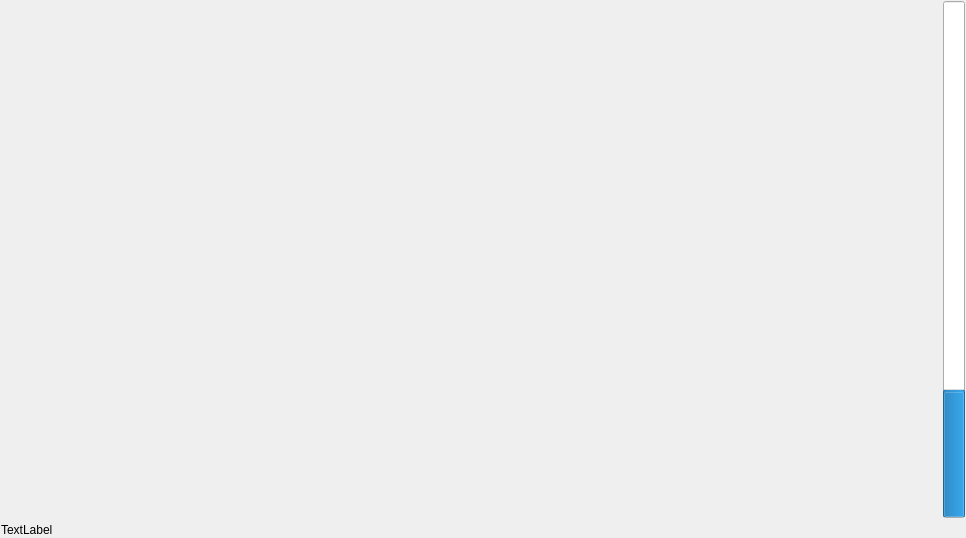
<?xml version="1.0" encoding="UTF-8"?>
<ui version="4.0">
 <class>MainWindow</class>
 <widget class="QMainWindow" name="MainWindow">
  <property name="geometry">
   <rect>
    <x>0</x>
    <y>0</y>
    <width>966</width>
    <height>538</height>
   </rect>
  </property>
  <property name="windowTitle">
   <string>MainWindow</string>
  </property>
  <widget class="QWidget" name="centralWidget">
   <property name="styleSheet">
    <string notr="true"/>
   </property>
   <layout class="QVBoxLayout" name="verticalLayout_2">
    <property name="spacing">
     <number>1</number>
    </property>
    <property name="leftMargin">
     <number>1</number>
    </property>
    <property name="topMargin">
     <number>1</number>
    </property>
    <property name="rightMargin">
     <number>1</number>
    </property>
    <property name="bottomMargin">
     <number>1</number>
    </property>
    <item>
     <widget class="QWidget" name="plottingWidget" native="true">
      <property name="sizePolicy">
       <sizepolicy hsizetype="Preferred" vsizetype="Preferred">
        <horstretch>0</horstretch>
        <verstretch>0</verstretch>
       </sizepolicy>
      </property>
      <property name="styleSheet">
       <string notr="true"/>
      </property>
      <layout class="QHBoxLayout" name="horizontalLayout">
       <property name="spacing">
        <number>4</number>
       </property>
       <property name="leftMargin">
        <number>0</number>
       </property>
       <property name="topMargin">
        <number>0</number>
       </property>
       <property name="rightMargin">
        <number>0</number>
       </property>
       <property name="bottomMargin">
        <number>4</number>
       </property>
       <item>
        <widget class="QCustomPlot" name="customPlot" native="true"/>
       </item>
       <item>
        <widget class="QProgressBar" name="progressBar">
         <property name="value">
          <number>24</number>
         </property>
         <property name="orientation">
          <enum>Qt::Vertical</enum>
         </property>
        </widget>
       </item>
      </layout>
     </widget>
    </item>
    <item>
     <widget class="QLabel" name="infoLabel">
      <property name="sizePolicy">
       <sizepolicy hsizetype="Preferred" vsizetype="Fixed">
        <horstretch>0</horstretch>
        <verstretch>0</verstretch>
       </sizepolicy>
      </property>
      <property name="styleSheet">
       <string notr="true"/>
      </property>
      <property name="text">
       <string>TextLabel</string>
      </property>
     </widget>
    </item>
   </layout>
  </widget>
  <widget class="QMenuBar" name="menuBar">
   <property name="geometry">
    <rect>
     <x>0</x>
     <y>0</y>
     <width>966</width>
     <height>25</height>
    </rect>
   </property>
  </widget>
 </widget>
 <layoutdefault spacing="6" margin="11"/>
 <customwidgets>
  <customwidget>
   <class>QCustomPlot</class>
   <extends>QWidget</extends>
   <header>qcustomplot.h</header>
   <container>1</container>
  </customwidget>
 </customwidgets>
 <resources/>
 <connections/>
</ui>
